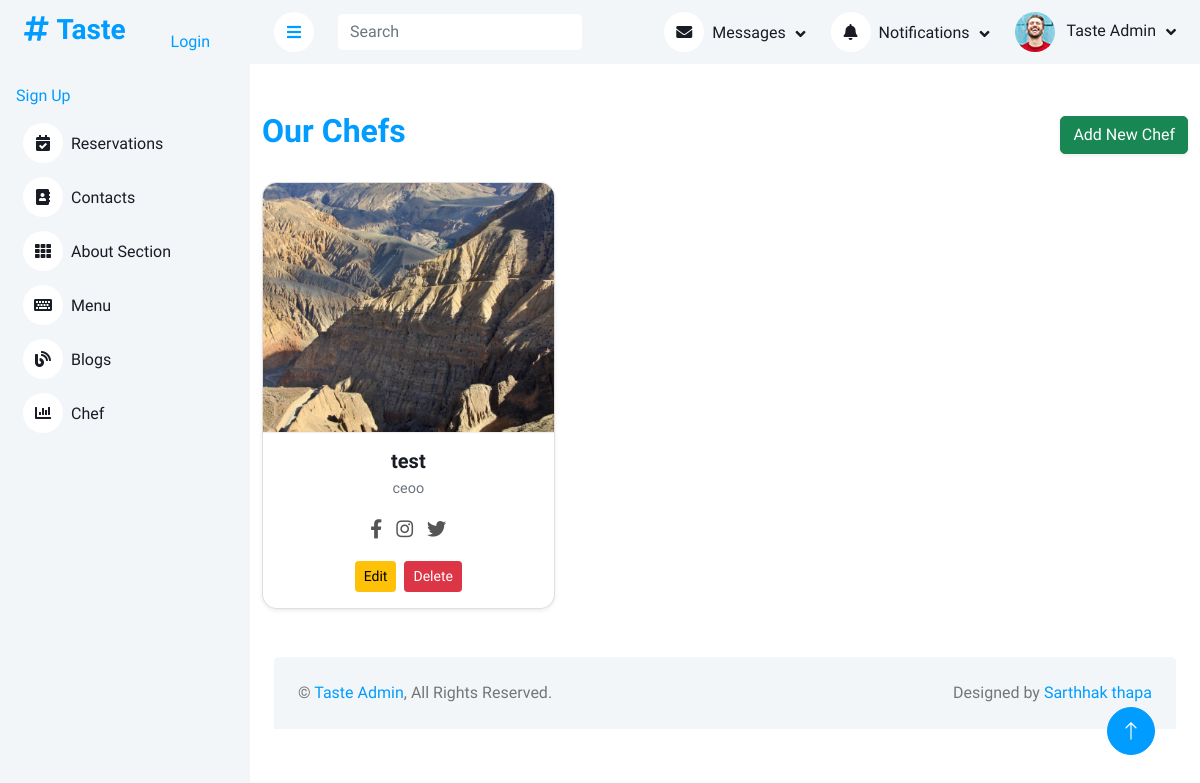
Screenshot of /dashboard/dashboard/chef/ with the database file from the repository.
### frontend/models.py (models this page shows, shortened)
class Chef(models.Model):
    name = models.CharField(max_length=50)
    position = models.CharField(max_length=50)
    image = models.ImageField(upload_to='chefs/')
    facebook = models.URLField(blank=True, null=True)
    instagram = models.URLField(blank=True, null=True)
    twitter = models.URLField(blank=True, null=True)

### backend/views.py (the view)
# urls.py: path('dashboard/chef/', views.chef_list, name='chef_list'),
def chef_list(request):
    chefs = Chef.objects.all()
    return render(request, 'backend/chef_list.html', {'chefs': chefs})

### template/backend/chef_list.html (shortened to what this page needs)
{% extends 'backend/base.html' %}
{% load static %}
{% block content %}
<div class="container mt-5">
    <div class="d-flex justify-content-between align-items-center mb-4">
        <h2 class="text-primary">Our Chefs</h2>
        <a href="{% url 'backend:add_chef' %}" class="btn btn-success shadow-sm">Add New Chef</a>
    </div>
    <div class="row">
        {% for chef in chefs %}
        <div class="col-md-4 mb-4">
            <div class="card chef-card h-100 shadow-sm">
                {% if chef.image %}
                <img src="{{ chef.image.url }}" class="card-img-top chef-img" alt="{{ chef.name }}">
                {% else %}
                <img src="{% static 'frontend/images/default-chef.jpg' %}" class="card-img-top chef-img" alt="Default Chef">
                {% endif %}
                <div class="card-body text-center">
                    <h5 class="card-title">{{ chef.name }}</h5>
                    <p class="card-text text-muted">{{ chef.position }}</p>
                    <div class="social-icons mb-3">
                        {% if chef.facebook %}
                        <a href="{{ chef.facebook }}" target="_blank"><i class="fab fa-facebook-f"></i></a>
                        {% endif %}
                        {% if chef.instagram %}
                        <a href="{{ chef.instagram }}" target="_blank"><i class="fab fa-instagram"></i></a>
                        {% endif %}
                        {% if chef.twitter %}
                        <a href="{{ chef.twitter }}" target="_blank"><i class="fab fa-twitter"></i></a>
                        {% endif %}
                    </div>
                    <div class="d-flex justify-content-center gap-2">
                        <a href="{% url 'backend:edit_chef' chef.id %}" class="btn btn-warning btn-sm">Edit</a>
                        <a href="{% url 'backend:delete_chef' chef.id %}" class="btn btn-danger btn-sm">Delete</a>
                    </div>
                </div>
            </div>
        </div>
        {% empty %}
        <p class="text-center">No chefs found.</p>
        {% endfor %}
    </div>
</div>
{% endblock %}

### static/backend/css/style.css (style rules this page uses)
:root { --primary: #009CFF; --light: #F3F6F9; --dark: #191C24; }
.btn { transition: .5s; }

### template/backend/chef_list.html (style rules this page uses)
.chef-card { border-radius: 15px; overflow: hidden; transition: transform 0.3s, box-shadow 0.3s; }
.chef-img { height: 250px; object-fit: cover; border-bottom: 1px solid #eee; }
.social-icons a { color: #555; font-size: 1.2rem; margin: 0 5px; transition: color 0.3s; }
.card-title { font-weight: 600; margin-bottom: 5px; }
.card-text { font-size: 0.9rem; }

### rows the page displays
Chef: image (picture), name "test", position "ceoo"
